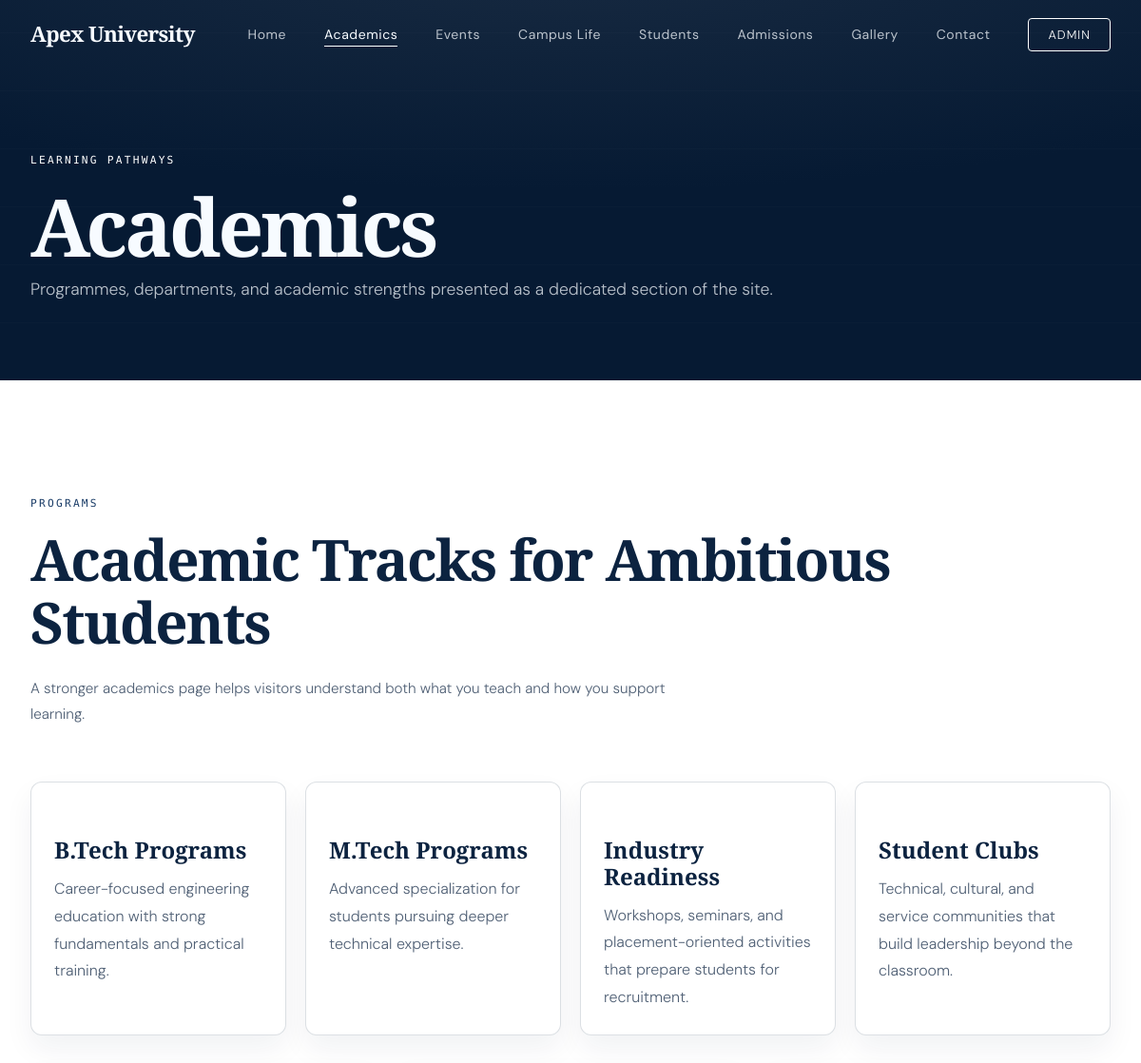
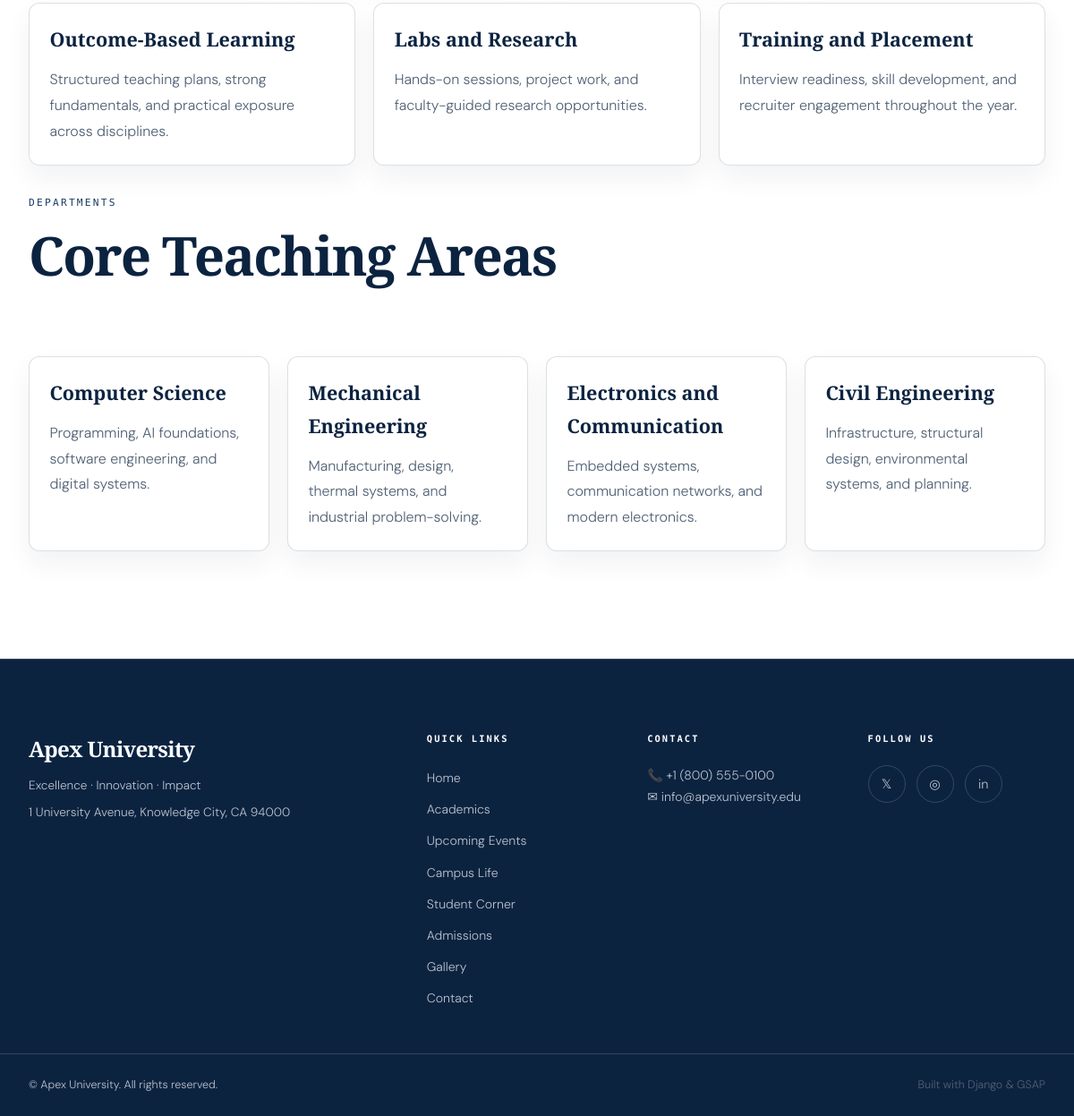
Screenshot of /academics/ with the database file from the repository (2 pictures, top to bottom).
### core/models.py (models this page shows, shortened)
class SiteSettings(models.Model):
    college_name = models.CharField(max_length=200, default="Apex University")
    tagline = models.CharField(max_length=300, blank=True)
    logo = models.ImageField(upload_to='site/', blank=True, null=True)
    footer_text = models.TextField(blank=True)
    phone = models.CharField(max_length=50, blank=True)
    email = models.EmailField(blank=True)
    address = models.TextField(blank=True)
    facebook_url = models.URLField(blank=True)
    twitter_url = models.URLField(blank=True)
    instagram_url = models.URLField(blank=True)
    linkedin_url = models.URLField(blank=True)
    youtube_url = models.URLField(blank=True)
    class Meta:
        verbose_name = "Site Settings"
        verbose_name_plural = "Site Settings"

### core/views.py (the view)
# urls.py: path('academics/', views.academics_page, name='academics'),
def academics_page(request):
    site = get_site_settings()
    portal_content = get_portal_content()
    context = {
        'site': site,
        'page': 'academics',
        'programs': portal_content['programs'],
        'academics_features': portal_content['academics_features'],
        'departments': portal_content['departments'],
    }
    return render(request, 'core/academics.html', context)

### core/views.py (called while the page is built)
def get_site_settings():
    return SiteSettings.objects.first()

### core/templates/core/academics.html (shortened to what this page needs)
{% extends 'core/base.html' %}
{% block content %}
<section class="page-hero" aria-label="Academics">
  <div class="page-hero-content">
    <div class="section-label">Learning Pathways</div>
    <h1 class="page-hero-title">Academics</h1>
    <p class="page-hero-sub">Programmes, departments, and academic strengths presented as a dedicated section of the site.</p>
  </div>
  <div class="page-hero-bg" aria-hidden="true"></div>
</section>
<section class="portal-page-section section">
  <div class="container">
    <div class="section-header">
      <div class="section-label">Programs</div>
      <h2 class="section-title">Academic Tracks for Ambitious Students</h2>
      <p class="section-intro">A stronger academics page helps visitors understand both what you teach and how you support learning.</p>
    </div>
    <div class="programs-grid">
      {% for program in programs %}
      <article class="program-card">
        <span class="program-meta">{{ program.meta }}</span>
        <h3>{{ program.name }}</h3>
        <p>{{ program.description }}</p>
      </article>
      {% endfor %}
    </div>
    <div class="feature-grid portal-spacing">
      {% for item in academics_features %}
      <article class="feature-card">
        <h3>{{ item.title }}</h3>
        <p>{{ item.text }}</p>
      </article>
      {% endfor %}
    </div>
    <div class="section-header portal-spacing">
      <div class="section-label">Departments</div>
      <h2 class="section-title">Core Teaching Areas</h2>
    </div>
    <div class="feature-grid">
      {% for department in departments %}
      <article class="feature-card">
        <h3>{{ department.title }}</h3>
        <p>{{ department.text }}</p>
      </article>
      {% endfor %}
    </div>
  </div>
</section>
{% endblock %}

### core/templates/core/base.html (shortened to what this page needs)
{% load static %}
<!DOCTYPE html>
<html lang="en">
<head>
  <link rel="stylesheet" href="{% static 'core/css/main.css' %}" />
</head>
<body class="dark-theme">
  <header id="navbar" class="navbar" role="banner">
    <nav class="nav-container" aria-label="Main navigation">
      <a href="{% url 'home' %}" class="nav-logo" aria-label="Homepage">
        {% if site and site.logo %}
          <img src="{{ site.logo.url }}" alt="{{ site.college_name }}" />
        {% else %}
          <span class="logo-text">{% if site %}{{ site.college_name }}{% else %}APEX{% endif %}</span>
        {% endif %}
      </a>
      <ul class="nav-links" role="list">
        <li><a href="{% url 'home' %}#hero" class="nav-link {% if page == 'home' %}active{% endif %}">Home</a></li>
        <li><a href="{% url 'academics' %}" class="nav-link {% if page == 'academics' %}active{% endif %}">Academics</a></li>
        <li><a href="{% url 'events' %}" class="nav-link {% if page == 'events' %}active{% endif %}">Events</a></li>
        <li><a href="{% url 'campus_life' %}" class="nav-link {% if page == 'campus_life' %}active{% endif %}">Campus Life</a></li>
        <li><a href="{% url 'student_corner' %}" class="nav-link {% if page == 'student_corner' %}active{% endif %}">Students</a></li>
        <li><a href="{% url 'admissions' %}" class="nav-link {% if page == 'admissions' %}active{% endif %}">Admissions</a></li>
        <li><a href="{% url 'gallery' %}" class="nav-link {% if page == 'gallery' %}active{% endif %}">Gallery</a></li>
        <li><a href="{% url 'contact' %}" class="nav-link {% if page == 'contact' %}active{% endif %}">Contact</a></li>
        <li><a href="/admin/" class="nav-cta" target="_blank" rel="noopener">Admin</a></li>
      </ul>
    </nav>
  </header>
  <main id="main-content">
    {% block content %}{% endblock %}
  </main>
  <footer class="footer" role="contentinfo">
    <div class="footer-container">
      <div class="footer-brand">
        <p class="footer-name">{% if site %}{{ site.college_name }}{% else %}Apex University{% endif %}</p>
        {% if site and site.tagline %}
          <p class="footer-tagline">{{ site.tagline }}</p>
        {% endif %}
        {% if site and site.address %}
          <p class="footer-address">{{ site.address }}</p>
        {% endif %}
      </div>
      <div class="footer-links">
        <h4 class="footer-heading">Quick Links</h4>
        <ul>
          <li><a href="{% url 'home' %}">Home</a></li>
          <li><a href="{% url 'academics' %}">Academics</a></li>
          <li><a href="{% url 'events' %}">Upcoming Events</a></li>
          <li><a href="{% url 'campus_life' %}">Campus Life</a></li>
          <li><a href="{% url 'student_corner' %}">Student Corner</a></li>
          <li><a href="{% url 'admissions' %}">Admissions</a></li>
          <li><a href="{% url 'gallery' %}">Gallery</a></li>
          <li><a href="{% url 'contact' %}">Contact</a></li>
        </ul>
      </div>
      <div class="footer-contact">
        <h4 class="footer-heading">Contact</h4>
        {% if site %}
          {% if site.phone %}<p>📞 {{ site.phone }}</p>{% endif %}
          {% if site.email %}<p>✉ {{ site.email }}</p>{% endif %}
        {% else %}
          <p>✉ info@apexuniversity.edu</p>
        {% endif %}
      </div>
      <div class="footer-social">
        <h4 class="footer-heading">Follow Us</h4>
        <div class="social-icons">
          {% if site %}
            {% if site.twitter_url %}<a href="{{ site.twitter_url }}" target="_blank" rel="noopener" aria-label="Twitter">𝕏</a>{% endif %}
            {% if site.instagram_url %}<a href="{{ site.instagram_url }}" target="_blank" rel="noopener" aria-label="Instagram">◎</a>{% endif %}
            {% if site.linkedin_url %}<a href="{{ site.linkedin_url }}" target="_blank" rel="noopener" aria-label="LinkedIn">in</a>{% endif %}
          {% else %}
            <a href="#" aria-label="Instagram">◎</a>
            <a href="#" aria-label="LinkedIn">in</a>
            <a href="#" aria-label="Twitter">𝕏</a>
          {% endif %}
        </div>
      </div>
    </div>
    <div class="footer-bottom">
      <p>©  {% if site %}{{ site.college_name }}{% else %}Apex University{% endif %}. All rights reserved.</p>
      <p class="footer-credit">Built with Django &amp; GSAP</p>
    </div>
  </footer>
</body>
</html>

### rows the page displays
SiteSettings: college_name "Apex University", tagline "Excellence · Innovation · Impact", address "1 University Avenue, Knowledge City, CA 94000", phone "+1 (800) 555-0100", email "info@apexuniversity.edu"

### other values shown
{{ program.name }} "B.Tech Programs" "M.Tech Programs" "Industry Readiness" "Student Clubs"
{{ program.description }} "Career-focused engineering education with strong fundamentals and practical training." "Advanced specialization for students pursuing deeper technical expertise." "Workshops, seminars, and placement-oriented activities that prepare students for recruitment." "Technical, cultural, and service communities that build leadership beyond the classroom."
{{ item.title }} "Outcome-Based Learning" "Labs and Research" "Training and Placement"
{{ item.text }} "Structured teaching plans, strong fundamentals, and practical exposure across disciplines." "Hands-on sessions, project work, and faculty-guided research opportunities." "Interview readiness, skill development, and recruiter engagement throughout the year."
{{ department.title }} "Computer Science" "Mechanical Engineering" "Electronics and Communication" "Civil Engineering"
{{ department.text }} "Programming, AI foundations, software engineering, and digital systems." "Manufacturing, design, thermal systems, and industrial problem-solving." "Embedded systems, communication networks, and modern electronics." "Infrastructure, structural design, environmental systems, and planning."
